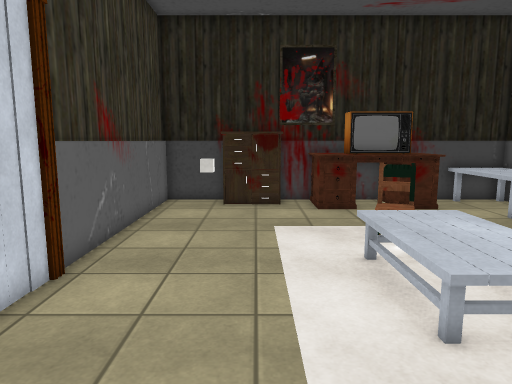
[1] (above)

12 first-person views from a walk through a Unity game level. The camera is 1.5 m above the floor, tilts 8° down and sees 70° across. The floor is counted in squares, 0.5 m on a side. Each view is taken from the middle of a square. On the plan, view 1 faces up. The plan holds only what a view shows up to about 20 squares ahead; the rest is blank. The player character is not drawn. Some surface patterns are stand-ins.

[2]
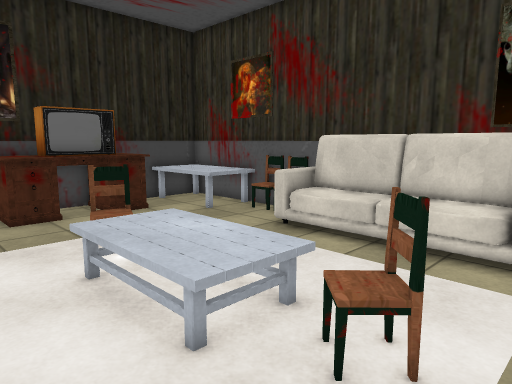

[3]
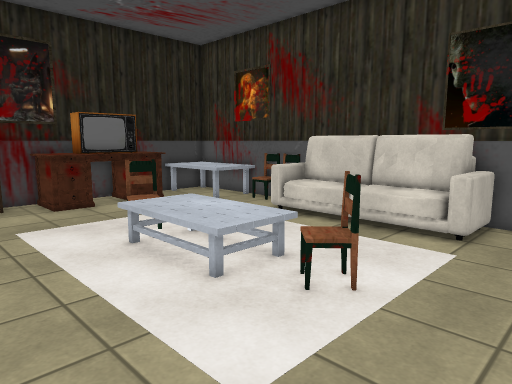

[4]
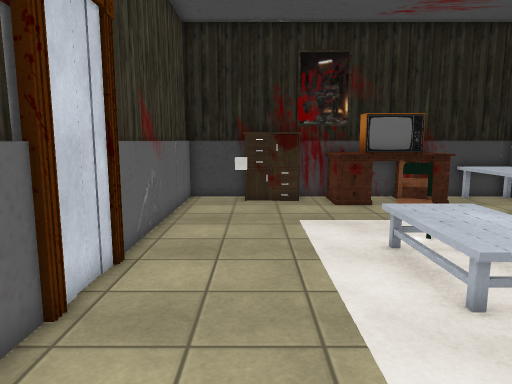

[5]
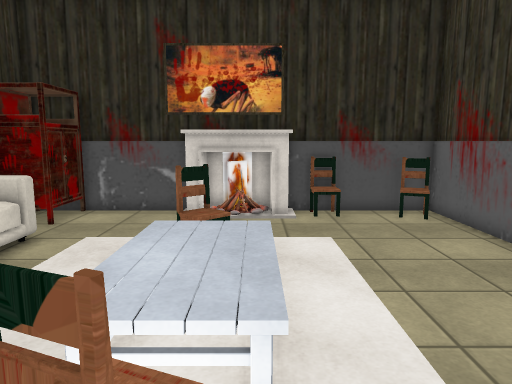

[6]
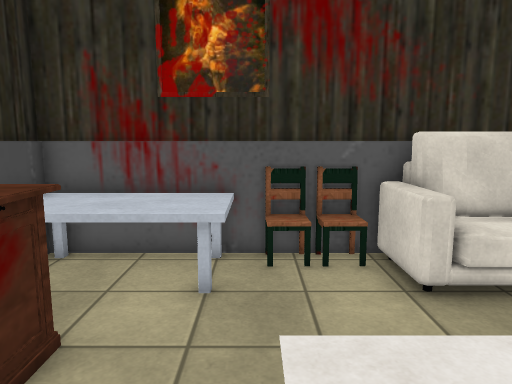

[7]
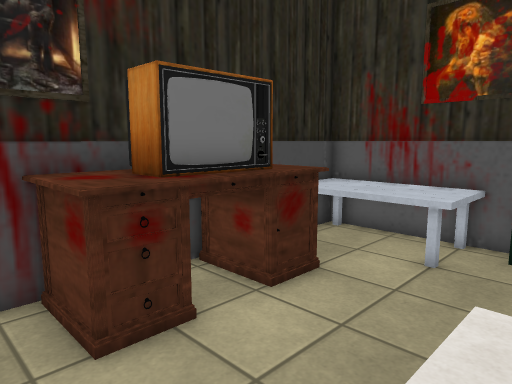

[8]
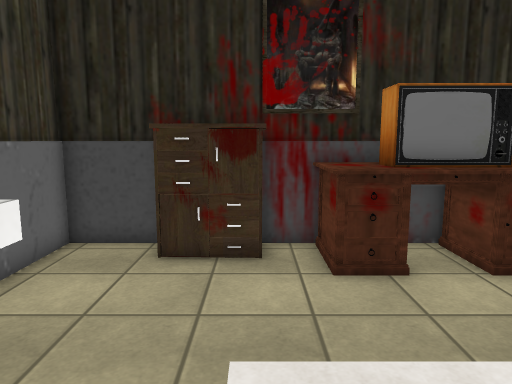

[9]
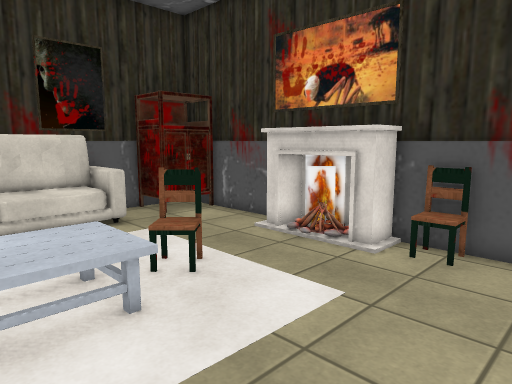

[10]
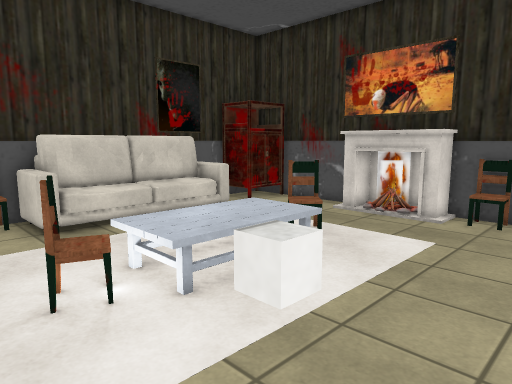

[11]
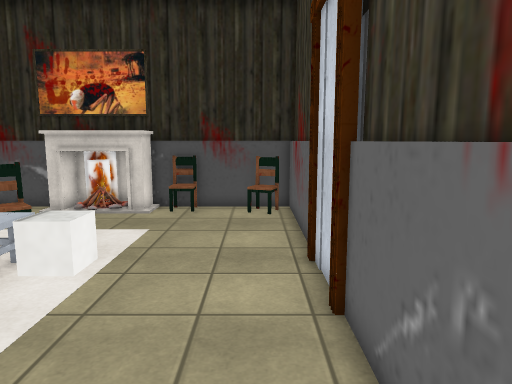

[12]
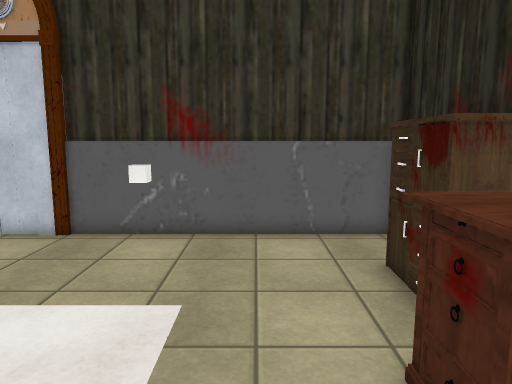

### Floor plan
Key: @ floor where view 1 was taken; # wall or solid block; . floor; = window, fence, low wall or low ledge; ^ raised ledge; C cube; E elevator.
Columns run from 6 left of view 1 to 13 right of it. Each row starts with its distance up from view 1.
 19        ###^^^^######
 18   ###### ^^ ^^  ^^^#
 17   #.####.^^##^^.^^^#
 16   #......^^###^.^^^#
 15   #.............^^^#
 14   #.............^^^#
 13   #...............=#
 12   #...............=#
 11   #.CC....##......=#
 10  # .......# ....===#
  9  ##......^^^....=###
  8  E#......^^^....^^##
  7  E ......^^^....^^#
  6  E.......^^^....^^#
  5  EE......^^^....^^#
  4 EE .............^^##
  3  # .......##....^^##
  2  # .............^^=#
  1   #...............##
  0   #...@.........####
 -1   #....######...##
 -2   =#  =##  ######
 -3     ####

Where each view was taken, in squares from view 1:
view 1: 0 up, 0 right, facing up
view 2: 1 up, 0 right, facing up-right
view 3: 1 down, 2 left, facing up-right
view 4: 1 down, 1 left, facing up
view 5: 13 up, 3 right, facing down
view 6: 13 up, 3 right, facing right
view 7: 11 up, 1 right, facing up-right
view 8: 8 up, 1 right, facing up
view 9: 8 up, 3 left, facing down-right
view 10: 13 up, 3 left, facing down-right
view 11: 14 up, 3 left, facing down
view 12: 14 up, 7 right, facing left
